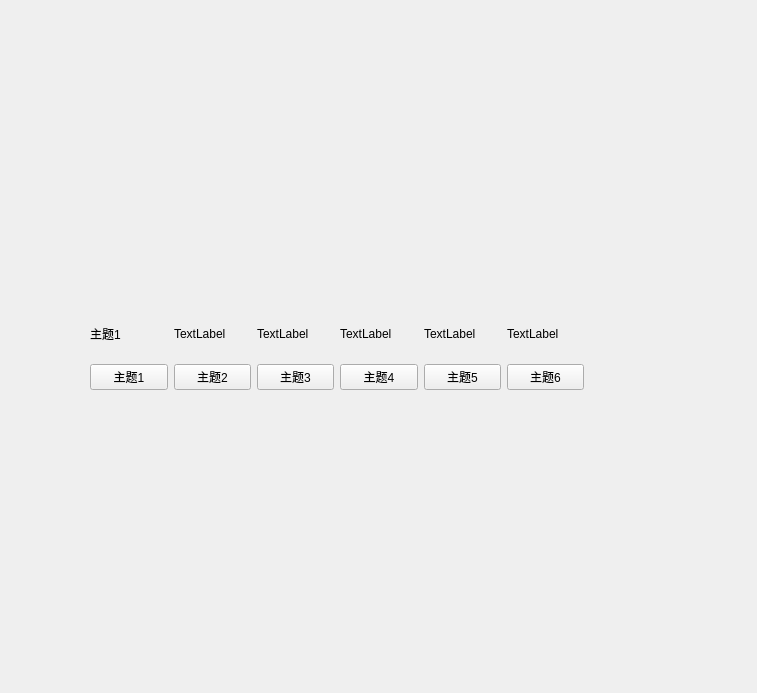
<?xml version="1.0" encoding="UTF-8"?>
<ui version="4.0">
 <class>ThemeChange</class>
 <widget class="QWidget" name="ThemeChange">
  <property name="geometry">
   <rect>
    <x>0</x>
    <y>0</y>
    <width>757</width>
    <height>693</height>
   </rect>
  </property>
  <property name="windowTitle">
   <string>ThemeChange</string>
  </property>
  <widget class="QWidget" name="layoutWidget">
   <property name="geometry">
    <rect>
     <x>90</x>
     <y>310</y>
     <width>494</width>
     <height>80</height>
    </rect>
   </property>
   <layout class="QHBoxLayout" name="horizontalLayout">
    <item>
     <layout class="QVBoxLayout" name="verticalLayout">
      <item>
       <widget class="QLabel" name="label">
        <property name="text">
         <string>主题1</string>
        </property>
       </widget>
      </item>
      <item>
       <widget class="QPushButton" name="ToneButton">
        <property name="text">
         <string>主题1</string>
        </property>
       </widget>
      </item>
     </layout>
    </item>
    <item>
     <layout class="QVBoxLayout" name="verticalLayout_2">
      <item>
       <widget class="QLabel" name="label_2">
        <property name="text">
         <string>TextLabel</string>
        </property>
       </widget>
      </item>
      <item>
       <widget class="QPushButton" name="TtwoButton">
        <property name="text">
         <string>主题2</string>
        </property>
       </widget>
      </item>
     </layout>
    </item>
    <item>
     <layout class="QVBoxLayout" name="verticalLayout_3">
      <item>
       <widget class="QLabel" name="label_3">
        <property name="text">
         <string>TextLabel</string>
        </property>
       </widget>
      </item>
      <item>
       <widget class="QPushButton" name="TthreeButton">
        <property name="text">
         <string>主题3</string>
        </property>
       </widget>
      </item>
     </layout>
    </item>
    <item>
     <layout class="QVBoxLayout" name="verticalLayout_4">
      <item>
       <widget class="QLabel" name="label_4">
        <property name="text">
         <string>TextLabel</string>
        </property>
       </widget>
      </item>
      <item>
       <widget class="QPushButton" name="TfourButton">
        <property name="text">
         <string>主题4</string>
        </property>
       </widget>
      </item>
     </layout>
    </item>
    <item>
     <layout class="QVBoxLayout" name="verticalLayout_6">
      <item>
       <widget class="QLabel" name="label_5">
        <property name="text">
         <string>TextLabel</string>
        </property>
       </widget>
      </item>
      <item>
       <widget class="QPushButton" name="TfiveButton">
        <property name="text">
         <string>主题5</string>
        </property>
       </widget>
      </item>
     </layout>
    </item>
    <item>
     <layout class="QVBoxLayout" name="verticalLayout_5">
      <item>
       <widget class="QLabel" name="label_6">
        <property name="text">
         <string>TextLabel</string>
        </property>
       </widget>
      </item>
      <item>
       <widget class="QPushButton" name="TsixButton">
        <property name="text">
         <string>主题6</string>
        </property>
       </widget>
      </item>
     </layout>
    </item>
   </layout>
  </widget>
 </widget>
 <resources/>
 <connections/>
</ui>
